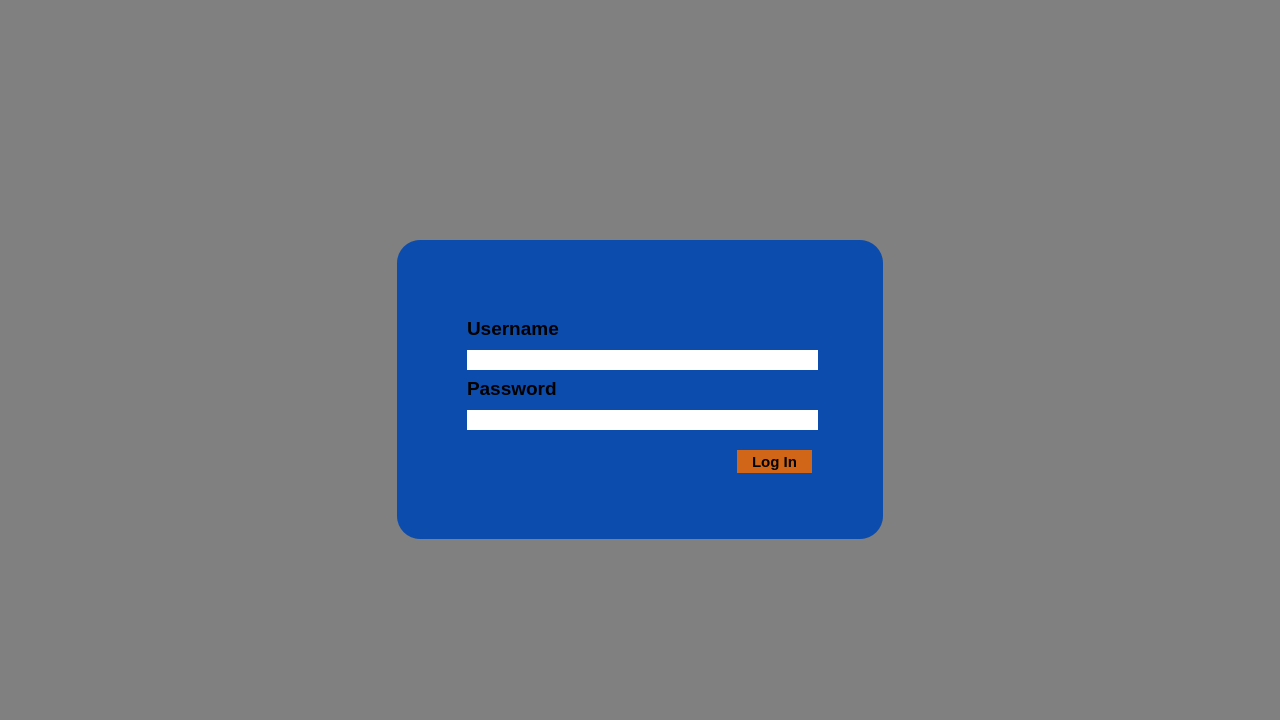
<?xml version="1.0" encoding="UTF-8"?>
<ui version="4.0">
 <class>MainWindow</class>
 <widget class="QMainWindow" name="MainWindow">
  <property name="geometry">
   <rect>
    <x>0</x>
    <y>0</y>
    <width>1280</width>
    <height>720</height>
   </rect>
  </property>
  <property name="windowTitle">
   <string>MainWindow</string>
  </property>
  <property name="styleSheet">
   <string notr="true">background-color:grey</string>
  </property>
  <widget class="QWidget" name="centralwidget">
   <widget class="QFrame" name="frame">
    <property name="geometry">
     <rect>
      <x>397</x>
      <y>240</y>
      <width>486</width>
      <height>299</height>
     </rect>
    </property>
    <property name="sizePolicy">
     <sizepolicy hsizetype="Maximum" vsizetype="Maximum">
      <horstretch>0</horstretch>
      <verstretch>0</verstretch>
     </sizepolicy>
    </property>
    <property name="minimumSize">
     <size>
      <width>0</width>
      <height>0</height>
     </size>
    </property>
    <property name="maximumSize">
     <size>
      <width>900</width>
      <height>700</height>
     </size>
    </property>
    <property name="styleSheet">
     <string notr="true">background-color:rgb(12, 76, 173);
border-radius: 23px;</string>
    </property>
    <property name="frameShape">
     <enum>QFrame::StyledPanel</enum>
    </property>
    <property name="frameShadow">
     <enum>QFrame::Raised</enum>
    </property>
    <widget class="QLineEdit" name="usernamefield">
     <property name="geometry">
      <rect>
       <x>70</x>
       <y>110</y>
       <width>351</width>
       <height>20</height>
      </rect>
     </property>
     <property name="styleSheet">
      <string notr="true">background-color:white</string>
     </property>
     <property name="cursorPosition">
      <number>0</number>
     </property>
    </widget>
    <widget class="QLabel" name="label">
     <property name="geometry">
      <rect>
       <x>70</x>
       <y>80</y>
       <width>161</width>
       <height>16</height>
      </rect>
     </property>
     <property name="font">
      <font>
       <pointsize>14</pointsize>
       <weight>75</weight>
       <bold>true</bold>
      </font>
     </property>
     <property name="text">
      <string>Username</string>
     </property>
    </widget>
    <widget class="QLineEdit" name="passwordfield">
     <property name="geometry">
      <rect>
       <x>70</x>
       <y>170</y>
       <width>351</width>
       <height>20</height>
      </rect>
     </property>
     <property name="styleSheet">
      <string notr="true">background-color:white</string>
     </property>
     <property name="text">
      <string/>
     </property>
     <property name="echoMode">
      <enum>QLineEdit::Password</enum>
     </property>
     <property name="cursorPosition">
      <number>0</number>
     </property>
    </widget>
    <widget class="QLabel" name="label_2">
     <property name="geometry">
      <rect>
       <x>70</x>
       <y>140</y>
       <width>161</width>
       <height>16</height>
      </rect>
     </property>
     <property name="font">
      <font>
       <pointsize>14</pointsize>
       <weight>75</weight>
       <bold>true</bold>
      </font>
     </property>
     <property name="text">
      <string>Password</string>
     </property>
    </widget>
    <widget class="QPushButton" name="loginbutton">
     <property name="geometry">
      <rect>
       <x>340</x>
       <y>210</y>
       <width>75</width>
       <height>23</height>
      </rect>
     </property>
     <property name="font">
      <font>
       <family>Arial</family>
       <pointsize>11</pointsize>
       <weight>75</weight>
       <bold>true</bold>
      </font>
     </property>
     <property name="cursor">
      <cursorShape>PointingHandCursor</cursorShape>
     </property>
     <property name="styleSheet">
      <string notr="true">background-color:rgb(209, 102, 24);</string>
     </property>
     <property name="text">
      <string>Log In</string>
     </property>
    </widget>
    <zorder>passwordfield</zorder>
    <zorder>label_2</zorder>
    <zorder>loginbutton</zorder>
    <zorder>usernamefield</zorder>
    <zorder>label</zorder>
   </widget>
   <widget class="QLabel" name="label_3">
    <property name="geometry">
     <rect>
      <x>220</x>
      <y>-30</y>
      <width>881</width>
      <height>351</height>
     </rect>
    </property>
    <property name="cursor">
     <cursorShape>ArrowCursor</cursorShape>
    </property>
    <property name="text">
     <string/>
    </property>
    <property name="pixmap">
     <pixmap>Keto-Gator.png</pixmap>
    </property>
    <property name="scaledContents">
     <bool>true</bool>
    </property>
   </widget>
   <zorder>label_3</zorder>
   <zorder>frame</zorder>
  </widget>
 </widget>
 <resources/>
 <connections/>
</ui>
